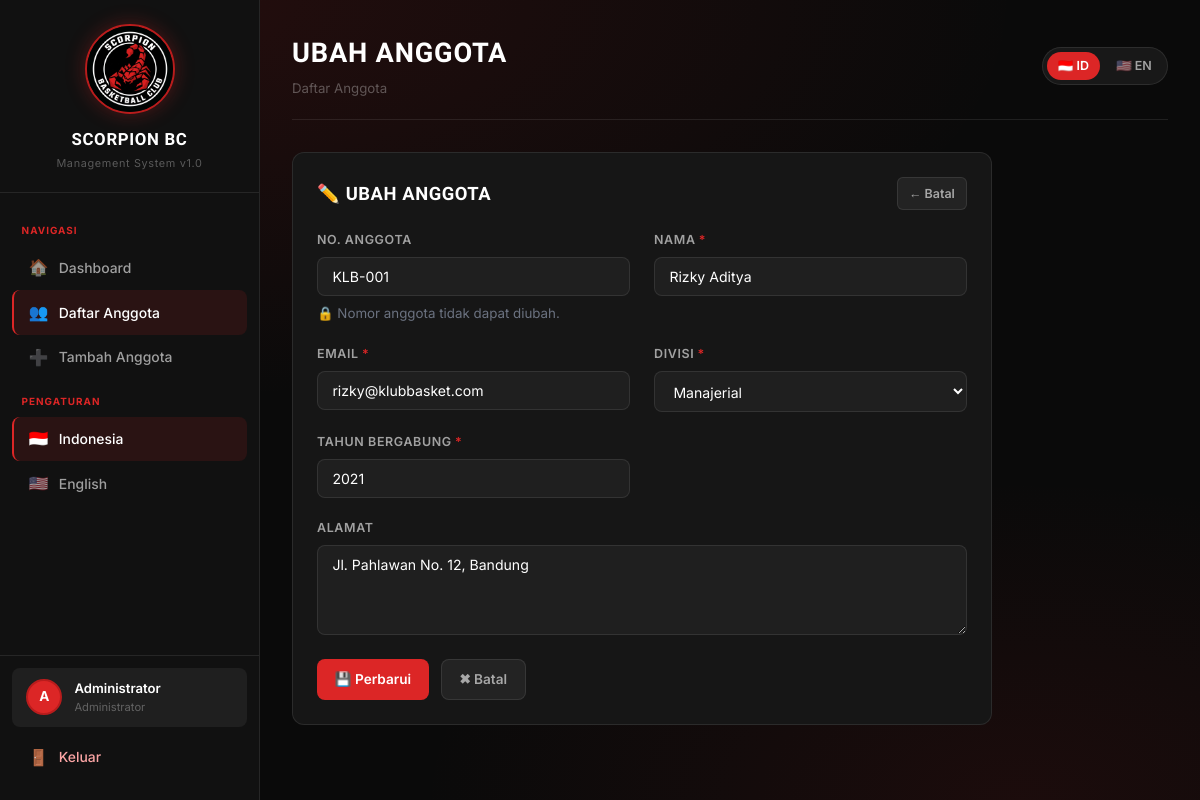
The app's page /anggota/ubah.php?id=1 (signed in) with its own data.
### tables this page shows
CREATE TABLE IF NOT EXISTS `anggota` (
    `id`              INT UNSIGNED    NOT NULL AUTO_INCREMENT,
    `no_anggota`      VARCHAR(20)     NOT NULL UNIQUE,
    `nama`            VARCHAR(100)    NOT NULL,
    `email`           VARCHAR(150)    NOT NULL,
    `divisi`          VARCHAR(80)     NOT NULL,
    `tahun_bergabung` YEAR            NOT NULL,
    `alamat`          TEXT            NULL,
    `dibuat_pada`     DATETIME        NOT NULL DEFAULT CURRENT_TIMESTAMP,
    PRIMARY KEY (`id`)
);

### config/bahasa.php (called while the page is built, shortened)
<?php
$teks = require __DIR__ . "/../lang/" . $_SESSION["bahasa"] . ".php";
function t(string $kunci): string
{
    global $teks;
    return htmlspecialchars($teks[$kunci] ?? $kunci, ENT_QUOTES, 'UTF-8');
}

### anggota/ubah.php (the view, shortened to what this page needs)
<?php
require_once "../config/cek_login.php";
require_once "../config/layout.php";
$id = filter_input(INPUT_GET, 'id', FILTER_VALIDATE_INT);
$stmt = $pdo->prepare("SELECT * FROM anggota WHERE id = :id LIMIT 1");
$stmt->execute([':id' => $id]);
$row = $stmt->fetch();
$errors = [];
$data   = $row;
?>
<div style="max-width:700px">
    <div class="card">
        <div class="card-header">
            <span class="card-title">✏️ <?= t('ubah_anggota') ?></span>
            <a href="/klub/anggota/index.php" class="btn btn-ghost btn-sm">← <?= t('batal') ?></a>
        </div>
        <form method="POST" action="" novalidate>
            <div class="form-grid">
                <div class="form-group">
                    <label for="no_anggota"><?= t('no_anggota') ?></label>
                    <input type="text" id="no_anggota"
                           value="<?= htmlspecialchars($data['no_anggota']) ?>"
                           readonly>
                    <small style="color:var(--text-muted,#6b7280)">🔒 Nomor anggota tidak dapat diubah.</small>
                </div>
                <div class="form-group">
                    <label for="nama"><?= t('nama') ?><span class="required">*</span></label>
                    <input type="text" id="nama" name="nama"
                           value="<?= htmlspecialchars($data['nama']) ?>"
                           class="<?= isset($errors['nama']) ? 'input-error' : '' ?>">
                </div>
                <div class="form-group">
                    <label for="email"><?= t('email') ?><span class="required">*</span></label>
                    <input type="email" id="email" name="email"
                           value="<?= htmlspecialchars($data['email']) ?>"
                           class="<?= isset($errors['email']) ? 'input-error' : '' ?>">
                </div>
                <div class="form-group">
                    <label for="divisi"><?= t('divisi') ?><span class="required">*</span></label>
                    <?php
                    $divisi_options = [
                        'Kepelatihan',
                        'Manajerial',
                        'Keuangan',
                        'Humas & Publikasi',
                        'Logistik & Perlengkapan',
                        'Medis & Kesehatan',
                        'Administrasi',
                        'Sponsorship',
                        'Media & Dokumentasi',
                    ];
                    ?>
                    <select id="divisi" name="divisi"
                            class="<?= isset($errors['divisi']) ? 'input-error' : '' ?>">
                        <?php foreach ($divisi_options as $opt): ?>
                        <option value="<?= htmlspecialchars($opt) ?>"
                            <?= $data['divisi'] === $opt ? 'selected' : '' ?>>
                            <?= htmlspecialchars($opt) ?>
                        </option>
                        <?php endforeach; ?>
                    </select>
                </div>
                <div class="form-group">
                    <label for="tahun_bergabung"><?= t('tahun_bergabung') ?><span class="required">*</span></label>
                    <input type="number" id="tahun_bergabung" name="tahun_bergabung"
                           value="<?= htmlspecialchars($data['tahun_bergabung']) ?>"
                           class="<?= isset($errors['tahun_bergabung']) ? 'input-error' : '' ?>"
                           min="1900" max="2099">
                </div>
                <div class="form-group full">
                    <label for="alamat"><?= t('alamat') ?></label>
                    <textarea id="alamat" name="alamat"><?= htmlspecialchars($data['alamat']) ?></textarea>
                </div>
            </div>
            <div class="form-actions">
                <button type="submit" class="btn btn-primary">💾 <?= t('perbarui') ?></button>
                <a href="/klub/anggota/index.php" class="btn btn-ghost">✖ <?= t('batal') ?></a>
            </div>
        </form>
    </div>
</div>

### assets/css/style.css (style rules this page uses)
*, *::before, *::after { box-sizing: border-box; margin: 0; padding: 0; }
:root { --black: #0a0a0a; --black-mid: #111111; --black-card: #161616; --black-hover: #1e1e1e; --red: #dc2626; --red-light: #ef4444; --red-dark: #b91c1c; --red-glow: rgba(220,38,38,.30); --white: #ffffff; --white-90: rgba(255,255,255,.90); --white-60: rgba(255,255,255,.60); --white-30: rgba(255,255,255,.30); --white-10: rgba(255,255,255,.10); --white-06: rgba(255,255,255,.06); --bg-dark: var(--black); --bg-card: var(--black-card); --bg-card-hov: var(--black-hover); --border: rgba(255,255,255,.09); --border-focus: rgba(220,38,38,.60); --accent: var(--red); --accent-light: var(--red-light); --accent-glow: var(--red-glow); --danger: #ef4444; --success: #22c55e; --txt-primary: var(--white); --txt-sec: var(--white-60); --txt-muted: var(--white-30); --radius: 12px; --radius-sm: 8px; --shadow: 0 8px 40px rgba(0,0,0,.70); --transition: .2s ease; }
html { scroll-behavior: smooth; }
body { font-family: 'Inter', system-ui, sans-serif; background: var(--black); color: var(--txt-primary); min-height: 100vh; line-height: 1.6; }
body::before { content: ''; position: fixed; inset: 0; z-index: -1; background: radial-gradient(ellipse 70% 50% at 15% 0%, rgba(220,38,38,.12), transparent), radial-gradient(ellipse 50% 40% at 85% 100%, rgba(185,28,28,.10), transparent), var(--black); }
.card { background: var(--bg-card); border: 1px solid var(--border); border-radius: var(--radius); padding: 1.5rem; }
.card-header { display: flex; align-items: center; justify-content: space-between; margin-bottom: 1.25rem; flex-wrap: wrap; gap: .75rem; }
.card-title { font-family: 'Barlow Condensed', sans-serif; font-size: 1.15rem; font-weight: 700; letter-spacing: .03em; text-transform: uppercase; }
.btn { display: inline-flex; align-items: center; gap: .45rem; padding: .55rem 1.1rem; border-radius: var(--radius-sm); font-size: .85rem; font-weight: 600; cursor: pointer; border: none; text-decoration: none; transition: all var(--transition); white-space: nowrap; font-family: inherit; }
.btn-primary { background: var(--red); color: #fff; }
.btn-ghost { background: var(--white-06); color: var(--txt-sec); border: 1px solid var(--border); }
.btn-sm { padding: .35rem .7rem; font-size: .78rem; border-radius: 6px; }
.form-grid { display: grid; grid-template-columns: 1fr 1fr; gap: 1.25rem 1.5rem; }
.form-group { display: flex; flex-direction: column; gap: .4rem; }
.form-group.full { grid-column: 1 / -1; }
label { font-size: .78rem; font-weight: 600; color: var(--txt-sec); text-transform: uppercase; letter-spacing: .05em; }
label .required { color: var(--red); margin-left: .2rem; }
input[type="text"], input[type="email"], input[type="number"], input[type="password"], select, textarea { background: rgba(255,255,255,.04); border: 1px solid var(--border); border-radius: var(--radius-sm); padding: .65rem .9rem; color: var(--txt-primary); font-size: .88rem; font-family: inherit; width: 100%; transition: border-color var(--transition), box-shadow var(--transition); outline: none; }
textarea { resize: vertical; min-height: 90px; }
select option { background: #1a1a1a; }
.form-actions { display: flex; gap: .75rem; margin-top: 1.5rem; }

### records on screen
anggota: no_anggota "KLB-001", nama "Rizky Aditya", email "rizky@klubbasket.com", divisi "Manajerial", tahun_bergabung "2021", alamat "Jl. Pahlawan No. 12, Bandung"

### other values on screen
t('navigasi') "NAVIGASI"
t('dashboard') "Dashboard"
t('daftar_anggota') "Daftar Anggota"
t('tambah_anggota') "Tambah Anggota"
t('pengaturan') "PENGATURAN"
$inisial "A"
$nama "Administrator"
t('logout') "Keluar"
$judul "UBAH ANGGOTA"
$subjudul "Daftar Anggota"
t('ubah_anggota') "UBAH ANGGOTA"
t('batal') "Batal"
t('no_anggota') "NO. ANGGOTA"
t('nama') "NAMA"
t('email') "EMAIL"
